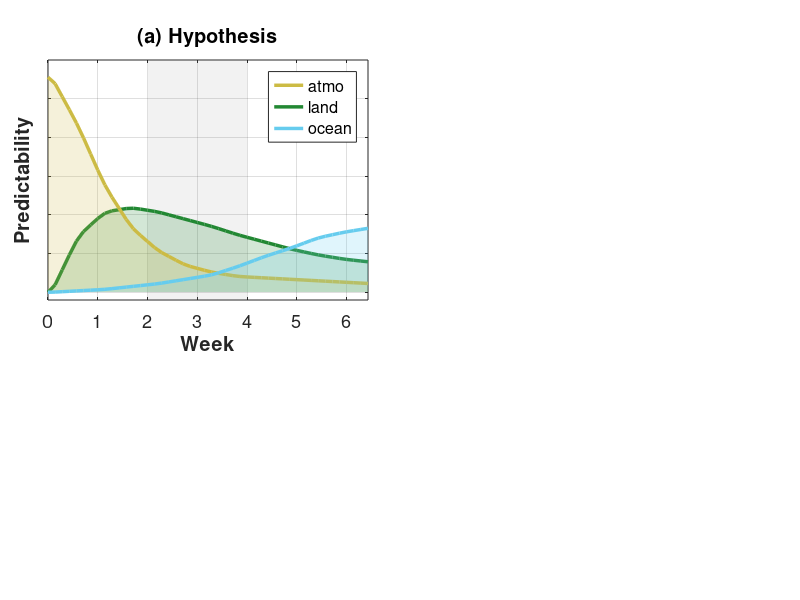

This figure's MATLAB source: (Note: this script raises an error after producing the figure.)
% December 17, 2022
clear; clc; close all;

printName='hypothesis_ACC_line_daily_CESM';

x=0:12;
xN=linspace(0,12,46);
yOCN=[0.0 0.1 0.2 0.4 0.6 0.9 1.2 1.8 2.5 3.1 3.8 4.2 4.5]/15/1.8;
yLND=[0.0 3.9 5.6 5.9 5.6 5.1 4.6 4.0 3.5 3.0 2.6 2.3 2.1]/15/1.8;
yATM=[15 11.6 7.4 4.5 2.9 1.9 1.4 1.1 1.0 0.9 0.8 0.7 0.6]/15/1.8;
yOCN=movmean(interp1(x,yOCN,xN),2);
yLND=movmean(interp1(x,yLND,xN),2);
yATM=movmean(interp1(x,yATM,xN),2);

lineColor=[204 187 68; 34 136 51; 102 204 238; 0 0 0]./255;

subplot('position',[.06 .5 .4 .4])
hold on; grid on; box on;
area([14 28],[2 2],'edgecolor','none','facecolor',[.5 .5 .5],...
    'facealpha',0.1);
area([14 28],[-1 -1],'edgecolor','none','facecolor',[.5 .5 .5],...
    'facealpha',0.1);
area(0:45,yLND,'edgecolor','none','facecolor',lineColor(2,:),...
    'facealpha',0.2,'linewidth',2.5); 
plot(0:45,yLND,'color',lineColor(2,:),'linewidth',2.5);
area(0:45,yATM,'edgecolor','none','facecolor',lineColor(1,:),...
    'facealpha',0.2,'linewidth',2.5);
plot(0:45,yATM,'color',lineColor(1,:),'linewidth',2.5);
area(0:45,yOCN,'edgecolor','none','facecolor',lineColor(3,:),...
    'facealpha',0.2,'linewidth',2.5);   
plot(0:45,yOCN,'color',lineColor(3,:),'linewidth',2.5);
% text(7,0.8,'atmosphere','color',lineColor(1,:),'fontsize',13,'fontweight','bold');
% text(20,0.4,'land','color',lineColor(2,:),'fontsize',13,'fontweight','bold');
% text(36,0.34,'ocean','color',lineColor(3,:),'fontsize',13,'fontweight','bold');

p(1)=plot([1 45],[-100 -100],'color',lineColor(1,:),'linewidth',2.5); 
p(2)=plot([1 45],[-100 -100],'color',lineColor(2,:),'linewidth',2.5); 
p(3)=plot([1 45],[-100 -100],'color',lineColor(3,:),'linewidth',2.5);
lgd=legend(p,'atmo','land','ocean','fontsize',13);

xlabel('\bfWeek');
ylabel('\bfPredictability');
title('(a) Hypothesis');
set(gca,'xtick',0:7:70,'xticklabel',0:1:7);
set(gca,'ytick',0:0.1:1,'yticklabel',[]);
axis([0 45 -0.02 0.6]); % do x=1.01 because "area" function plots y=0 at beginning
set(gca,'fontsize',13);

% print(printName,'-r300','-dpng');

% -------------------------- Added March 3, 2023 --------------------------

lon=0:359;
lat=-90:90;
fil='/Users/sglanvil/Documents/S2S_analysis/landsea.nc'; % downloaded from: http://www.ncl.ucar.edu/Applications/Data/#cdf
mask0=ncread(fil,'LSMASK');
lonmask=ncread(fil,'lon');
latmask=ncread(fil,'lat');
[x,y]=meshgrid(lonmask,latmask);
[xNew,yNew]=meshgrid(lon,lat); 
mask=interp2(x,y,double(mask0)',xNew,yNew,'linear',1)'; 

zoneA={'lon>0 & lon<360','lat>30 & lat<60'}; 
zoneList={zoneA};

% Yellow, Green, Blue, Black, Red
lineColor=[204 187 68; 34 136 51; 102 204 238; 0 0 0; 238 102 119]./255;

% climoALLFIX --> climoALL
% climoOCNFIXclimoLND --> climoOCNclimoLND (full atmosphere)
% climoALL --> climoATMclimoLND (full ocean)
simList={'cesm2cam6climoATMv2','cesm2cam6climoLNDv2','cesm2cam6climoOCNv2',...
    'cesm2cam6v2','cesm2cam6climoOCNclimoATMv2','cesm2cam6climoALLv2',...
    'cesm2cam6climoOCNFIXclimoLNDv2','cesm2cam6climoALLFIXv2' };

var='tas_2m'; varLong='2m Temperature'; obsName='ERA5'; timeFreq='daily';
composite='ALL'; % [ALL,DJF,JJA,EL,LA]
scenarioName='scenario1'; % [scenario1] only
titleName=sprintf('%s %s ACC (%s)',composite,varLong,obsName);
% ------------------------- SPECIFY ABOVE -------------------------

izone=1;
for isim=1:length(simList)
    simName=simList{isim};
    addpath /Users/sglanvil/Documents/S2S_climo_experiments/ACC_final/
    sourceDir='/Users/sglanvil/Documents/S2S_climo_experiments/ACC_final/';
    fileString1=sprintf('%s_ACC_%scomposite_%s_%s.scenario1_*sample_%s_s2s_data.nc',var,composite,timeFreq,simName,obsName);
    accFile=dir(fullfile(sourceDir,fileString1)).name;     
    lon=ncread(accFile,'lon');
    lat=ncread(accFile,'lat');
    acc=ncread(accFile,'ACC');
    clear ACCzone_cosine
    for itime=1:size(acc,3)
        zone=zoneList{izone};
        acc0=squeeze(acc(:,:,itime));
        cosmat=cosd(repmat(lat(:)',[length(lon) 1]));
        cosmatzone=cosmat(eval(zone{1}),eval(zone{2}));      

        maskzone=mask(eval(zone{1}),eval(zone{2}));
        coslat_vector=cosmatzone(maskzone>0);
        ACCzone=acc0(eval(zone{1}),eval(zone{2}));
        acc_vector=ACCzone(maskzone>0);

        if isim==4 % bootstrap resampling with replacement, 30 samples
            for boot=1:30
                bootsample=randi(length(coslat_vector),round(length(coslat_vector)/10),1);
                coslat_boot=coslat_vector(bootsample);
                acc_boot=acc_vector(bootsample);
                acc_sample(boot)=sum(coslat_boot.*acc_boot)/sum(coslat_boot);
            end
            se=std(acc_sample); % standard error
            t_crit=tinv(0.975,30);
            ci=mean(acc_sample)+[t_crit*se -t_crit*se];
            se_save(itime)=se;
        end

        acc0(mask==0)=NaN; % NaN out the ocean
        cosmask=isnan(acc0);
        cosmat(cosmask==1)=NaN;
        cosmatzone=cosmat(eval(zone{1}),eval(zone{2}));      
        ACCzone=acc0(eval(zone{1}),eval(zone{2}));

        ACCzone_cosine(itime)=sum(sum(cosmatzone.*ACCzone,1,'omitnan'),2,'omitnan')...
            /sum(sum(cosmatzone,1,'omitnan'),2,'omitnan');
    end
    ACCsave(isim,:)=ACCzone_cosine;
end

% ----------------- first method of attaining variability -----------------
standard=squeeze(ACCsave(4,:)); % standard
climoATM=squeeze(ACCsave(1,:));
climoLND=squeeze(ACCsave(2,:));
climoOCN=squeeze(ACCsave(3,:));
atmVar=squeeze(ACCsave(4,:)-ACCsave(1,:)); % standard-climoATM
lndVar=squeeze(ACCsave(4,:)-ACCsave(2,:)); % standard-climoLND
ocnVar=squeeze(ACCsave(4,:)-ACCsave(3,:)); % standard-climoOCN
lndFULL=squeeze(ACCsave(5,:));
ocnFULL=squeeze(ACCsave(6,:));
atmFULL=squeeze(ACCsave(7,:));
allClim=squeeze(ACCsave(8,:));
% ----------------- second method of attaining variability -----------------
atmVar2=atmFULL-allClim;
lndVar2=lndFULL-allClim;
ocnVar2=ocnFULL-allClim;
feedbackAL=lndVar2-lndVar;
feedbackAO=ocnVar2-ocnVar;
total=allClim+atmVar+lndVar+ocnVar+feedbackAL+feedbackAO;
    

subplot('position',[.56 .5 .4 .4])
hold on; grid on; box on;
area([14 28],[1 1],'edgecolor','none','facecolor',[.5 .5 .5],...
    'facealpha',0.1);
area([14 28],[-1 -1],'edgecolor','none','facecolor',[.5 .5 .5],...
    'facealpha',0.1);
area(0:45,lndVar,'edgecolor','none','facecolor',lineColor(2,:),...
    'facealpha',0.2,'linewidth',2.5); 
plot(0:45,lndVar,'color',lineColor(2,:),'linewidth',2.5);
area(0:45,atmVar,'edgecolor','none','facecolor',lineColor(1,:),...
    'facealpha',0.2,'linewidth',2.5);
plot(0:45,atmVar,'color',lineColor(1,:),'linewidth',2.5);
area(0:45,ocnVar,'edgecolor','none','facecolor',lineColor(3,:),...
    'facealpha',0.2,'linewidth',2.5);   
plot(0:45,ocnVar,'color',lineColor(3,:),'linewidth',2.5);
area(0:45,feedbackAL,'edgecolor','none','facecolor',lineColor(2,:),...
    'facealpha',0.2,'linewidth',2.5,'linestyle',':');        
plot(0:45,feedbackAL,'color',lineColor(2,:),'linewidth',2.5,'linestyle',':');
area(0:45,feedbackAO,'edgecolor','none','facecolor',lineColor(3,:),...
    'facealpha',0.2,'linewidth',2.5,'linestyle',':');        
plot(0:45,feedbackAO,'color',lineColor(3,:),'linewidth',2.5,'linestyle',':');

p(1)=plot([1 45],[-100 -100],'color',lineColor(1,:),'linewidth',2.5); 
p(2)=plot([1 45],[-100 -100],'color',lineColor(2,:),'linewidth',2.5); 
p(3)=plot([1 45],[-100 -100],'color',lineColor(3,:),'linewidth',2.5);
p(4)=plot([1 45],[-100 -100],'color',lineColor(2,:),'linewidth',2.5,'linestyle',':');
p(5)=plot([1 45],[-100 -100],'color',lineColor(3,:),'linewidth',2.5,'linestyle',':');
lgd=legend(p,'atmo','land','ocean','atmo-land','atmo-ocean','fontsize',13);

set(gca,'ytick',0:0.1:1,'yticklabel',0:0.1:1);
set(gca,'xtick',0:7:70,'xticklabel',0:1:7);
ylabel('\bfACC');
xlabel('\bfWeek');
title('(b) CESM');

axis([0 45 -0.02 0.6]); % do x=1.01 because "area" function plots y=0 at beginning
set(gca,'fontsize',13);

print(printName,'-r300','-dpng');





